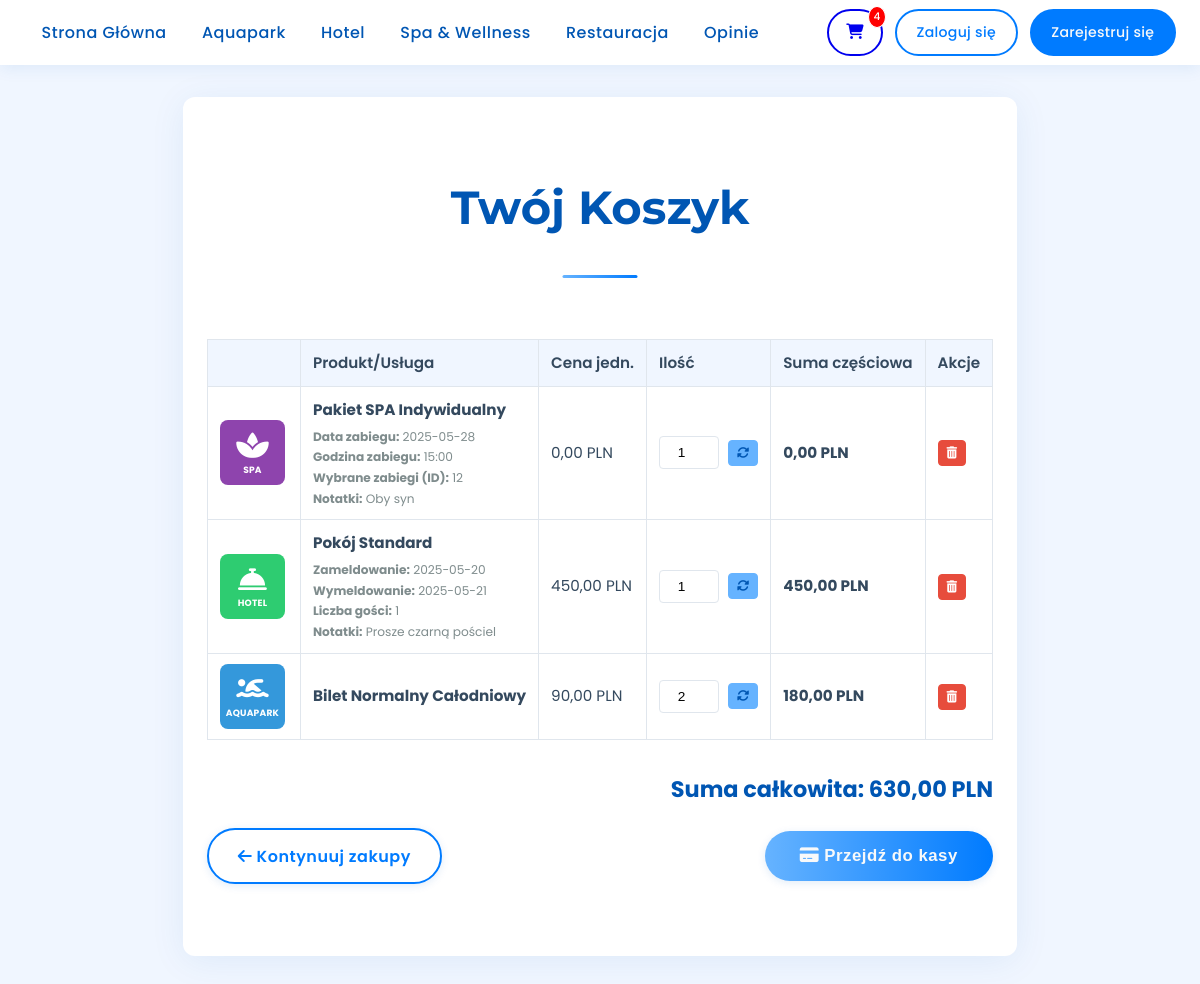
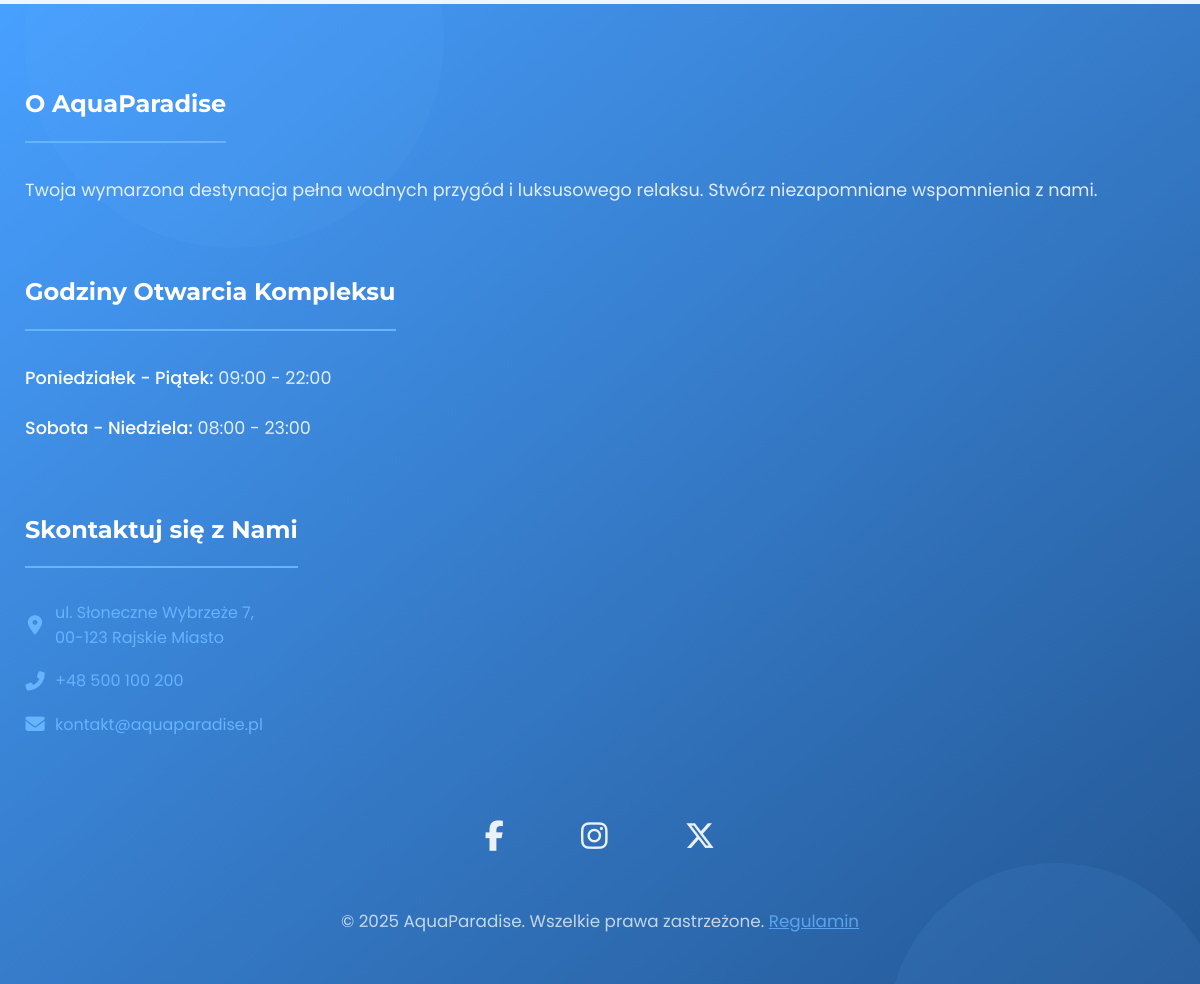
Page /cart_view.php on the committed database (2 pictures, top to bottom).
### tables this page shows
CREATE TABLE `cartitems` (
  `cart_item_id` int(11) NOT NULL,
  `cart_id` int(11) NOT NULL,
  `product_id` int(11) NOT NULL,
  `quantity` int(11) NOT NULL DEFAULT 1,
  `price_at_addition` decimal(10,2) NOT NULL,
  `item_details` text DEFAULT NULL,
  `added_at` timestamp NOT NULL DEFAULT current_timestamp()
);

CREATE TABLE `products` (
  `product_id` int(11) NOT NULL,
  `category_id` int(11) NOT NULL,
  `name` varchar(255) NOT NULL,
  `description` text DEFAULT NULL,
  `price` decimal(10,2) NOT NULL,
  `image_url` varchar(255) DEFAULT NULL,
  `availability_details` text DEFAULT NULL,
  `is_active` tinyint(1) DEFAULT 1
);

### src/functions.php (called while the page is built, shortened)
<?php
if (!function_exists('get_current_cart_id')) {
    function get_current_cart_id(PDO $pdo): ?int {
        $cart_id_to_return = null;
        if (isset($_SESSION['user_id'])) {
            $session_cart_var = 'user_cart_id_' . $_SESSION['user_id'];
            if (isset($_SESSION[$session_cart_var])) {
                try {
                    $stmt_verify = $pdo->prepare("SELECT cart_id FROM Carts WHERE cart_id = :cart_id AND user_id = :user_id");
                    $stmt_verify->execute([':cart_id' => $_SESSION[$session_cart_var], ':user_id' => $_SESSION['user_id']]);
                    if ($stmt_verify->fetch()) {
                        $cart_id_to_return = (int)$_SESSION[$session_cart_var];
                    } else { unset($_SESSION[$session_cart_var]); }
                } catch (PDOException $e) { error_log("Błąd weryfikacji user_cart_id w get_current_cart_id: " . $e->getMessage()); unset($_SESSION[$session_cart_var]); }
            }
            if ($cart_id_to_return === null) {
                try {
                    $stmt_find = $pdo->prepare("SELECT cart_id FROM Carts WHERE user_id = :user_id");
                    $stmt_find->execute([':user_id' => $_SESSION['user_id']]);
                    $cart = $stmt_find->fetch();
                    if ($cart) { $cart_id_to_return = (int)$cart['cart_id'];
                    } else {
                        $stmt_create = $pdo->prepare("INSERT INTO Carts (user_id, created_at, updated_at) VALUES (:user_id, NOW(), NOW())");
                        $stmt_create->execute([':user_id' => $_SESSION['user_id']]);
                        $cart_id_to_return = (int)$pdo->lastInsertId();
                    }
                    $_SESSION[$session_cart_var] = $cart_id_to_return;
                } catch (PDOException $e) { error_log("Błąd znajdowania/tworzenia koszyka dla użytkownika w get_current_cart_id: " . $e->getMessage()); return null; }
            }
        } else {
            $php_session_id = session_id();
            if ($cart_id_to_return === null) {
                try {
                    $stmt_find_guest_db = $pdo->prepare("SELECT cart_id FROM Carts WHERE session_id = :session_id AND user_id IS NULL");
                    $stmt_find_guest_db->execute([':session_id' => $php_session_id]);
                    $cart_db = $stmt_find_guest_db->fetch();
                    if ($cart_db) { $cart_id_to_return = (int)$cart_db['cart_id'];
                    } else {
                        $stmt_create_guest = $pdo->prepare("INSERT INTO Carts (session_id, created_at, updated_at) VALUES (:session_id, NOW(), NOW())");
                        $stmt_create_guest->execute([':session_id' => $php_session_id]);
                        $cart_id_to_return = (int)$pdo->lastInsertId();
                    }
                } catch (PDOException $e) { error_log("Błąd znajdowania/tworzenia koszyka dla gościa w get_current_cart_id: " . $e->getMessage()); return null; }
            }
        }
        return $cart_id_to_return;
    }
}
?>

### cart_view.php (the view, shortened to what this page needs)
<?php
require_once __DIR__ . '/config/init.php';
$cart_items_display = [];
$grand_total_display = 0;
$current_cart_id_view = null;
if (!isset($pdo)) {
    if (session_status() == PHP_SESSION_NONE) session_start();
    $_SESSION['flash_message'] = ['type' => 'error', 'text' => 'Krytyczny błąd konfiguracji serwera.'];
    error_log("cart_view.php: Krytyczny błąd - obiekt PDO nie jest dostępny po dołączeniu init.php.");
} else {
    $current_cart_id_view = get_current_cart_id($pdo);
}
if ($current_cart_id_view && isset($pdo)) {
    try {
        $stmt_items = $pdo->prepare(
            "SELECT ci.cart_item_id, ci.quantity, ci.price_at_addition, ci.item_details,
                    p.product_id, p.name as product_name, p.image_url,
                    cat.name as category_name, cat.category_id
             FROM CartItems ci
             JOIN Products p ON ci.product_id = p.product_id
             LEFT JOIN Categories cat ON p.category_id = cat.category_id
             WHERE ci.cart_id = :cart_id
             ORDER BY ci.added_at DESC"
        );
        $stmt_items->bindParam(':cart_id', $current_cart_id_view, PDO::PARAM_INT);
        $stmt_items->execute();
        $fetched_items_view = $stmt_items->fetchAll(PDO::FETCH_ASSOC);
        foreach ($fetched_items_view as $item) {
            $item_total = $item['quantity'] * $item['price_at_addition'];
            $item_details_parsed = $item['item_details'] ? json_decode($item['item_details'], true) : [];
            $logo_wrapper_class = 'cart-item-logo-css-wrapper';
            $logo_bg_color_class = 'default-logo-bg';
            $logo_icon_html = '<i class="fas fa-tag"></i>';
            $logo_text = 'Produkt';
            $product_name_lower = strtolower($item['product_name'] ?? '');
            $category_name_from_db = $item['category_name'] ?? '';
            $reservation_type = $item_details_parsed['reservation_type'] ?? null;
            if ($reservation_type === 'restaurant_table') {
                $logo_bg_color_class = 'restaurant-logo-bg';
                $logo_icon_html = '<i class="fas fa-utensils"></i>';
                $logo_text = 'RESTAURACJA';
            } elseif ($reservation_type === 'spa_booking') {
                $logo_bg_color_class = 'spa-logo-bg';
                $logo_icon_html = '<i class="fas fa-spa"></i>';
                $logo_text = 'SPA';
            } elseif ($reservation_type === 'hotel_room') {
                $logo_bg_color_class = 'hotel-logo-bg';
                $logo_icon_html = '<i class="fas fa-concierge-bell"></i>';
                $logo_text = 'HOTEL';
            } else {
                if (stripos($category_name_from_db, 'Restauracja') !== false || stripos($product_name_lower, 'restauracj') !== false) {
                    $logo_bg_color_class = 'restaurant-logo-bg';
                    $logo_icon_html = '<i class="fas fa-utensils"></i>';
                    $logo_text = 'RESTAURACJA';
                } elseif (stripos($category_name_from_db, 'SPA') !== false || stripos($product_name_lower, 'spa') !== false) {
                    $logo_bg_color_class = 'spa-logo-bg';
                    $logo_icon_html = '<i class="fas fa-spa"></i>';
                    $logo_text = 'SPA';
                } elseif (stripos($category_name_from_db, 'Hotel') !== false || stripos($product_name_lower, 'hotel') !== false || stripos($product_name_lower, 'apartament') !== false) {
                    $logo_bg_color_class = 'hotel-logo-bg';
                    $logo_icon_html = '<i class="fas fa-concierge-bell"></i>';
                    $logo_text = 'HOTEL';
                } elseif (stripos($category_name_from_db, 'Aquapark') !== false || stripos($product_name_lower, 'aquapark') !== false || stripos($product_name_lower, 'bilet') !== false) {
                    $logo_bg_color_class = 'aquapark-logo-bg';
                    $logo_icon_html = '<i class="fas fa-swimmer"></i>';
                    $logo_text = 'AQUAPARK';
                }
            }
            $cart_items_display[] = [
                'cart_item_id' => $item['cart_item_id'],
                'product_id' => $item['product_id'],
                'product_name' => $item['product_name'],
                'category_name' => $category_name_from_db,
                'logo_wrapper_class' => $logo_wrapper_class,
                'logo_bg_color_class' => $logo_bg_color_class,
                'logo_icon_html' => $logo_icon_html,
                'logo_text' => $logo_text,
                'quantity' => $item['quantity'],
                'price_at_addition' => $item['price_at_addition'],
                'item_details_parsed' => $item_details_parsed,
                'total_price' => $item_total,
                'reservation_type' => $reservation_type
            ];
            $grand_total_display += $item_total;
        }
    } catch (PDOException $e) {
        error_log("Błąd pobierania przedmiotów koszyka w cart_view.php: " . $e->getMessage());
        if (session_status() == PHP_SESSION_NONE) session_start();
        $_SESSION['flash_message'] = ['type' => 'error', 'text' => 'Wystąpił błąd podczas ładowania zawartości koszyka.'];
    }
}
include BASE_PATH . '/includes/header.php';
?>
<?php include BASE_PATH . '/includes/navigation.php'; ?>
<div class="page-wrapper" style="text-align: left; max-width: 1200px; margin: 2em auto;">
    <section class="section-title-container">
        <h2>Twój Koszyk</h2>
    </section>
    <?php if (empty($cart_items_display)): ?>
        <div class="empty-cart-message">
            <p><i class="fas fa-shopping-cart"></i></p>
            <p>Twój koszyk jest pusty.</p>
            <p><a href="<?php echo htmlspecialchars(BASE_URL, ENT_QUOTES, 'UTF-8'); ?>index.php" class="cta-button" style="margin-top:15px;">Wróć do sklepu</a></p>
        </div>
    <?php else: ?>
        <table class="cart-table">
             <thead>
                <tr>
                    <th class="logo-cell-header" style="width: 80px;"></th>
                    <th>Produkt/Usługa</th>
                    <th>Cena jedn.</th>
                    <th>Ilość</th>
                    <th>Suma częściowa</th>
                    <th>Akcje</th>
                </tr>
            </thead>
            <tbody>
                <?php foreach ($cart_items_display as $item): ?>
                    <tr>
                        <td class="logo-cell">
                            <div class="<?php echo htmlspecialchars($item['logo_wrapper_class']); ?> <?php echo htmlspecialchars($item['logo_bg_color_class']); ?>">
                                <div class="logo-icon"><?php echo $item['logo_icon_html']; ?></div>
                                <div class="logo-text"><?php echo htmlspecialchars($item['logo_text'], ENT_QUOTES, 'UTF-8'); ?></div>
                            </div>
                        </td>
                        <td>
                            <strong><?php echo htmlspecialchars($item['product_name'], ENT_QUOTES, 'UTF-8'); ?></strong>
                            <?php if (!empty($item['item_details_parsed'])): ?>
                            <ul class="item-details-list">
                                <?php
                                $details_to_show = [];
                                if ($item['reservation_type'] === 'restaurant_table') {
                                    if (isset($item['item_details_parsed']['reservation_date'])) $details_to_show['Data'] = $item['item_details_parsed']['reservation_date'];
                                    if (isset($item['item_details_parsed']['reservation_time'])) $details_to_show['Godzina'] = $item['item_details_parsed']['reservation_time'];
                                    if (isset($item_details_parsed['num_guests'])) $details_to_show['Liczba osób'] = $item['item_details_parsed']['num_guests'];
                                    if (!empty($item['item_details_parsed']['notes'])) $details_to_show['Notatki'] = $item['item_details_parsed']['notes'];
                                } elseif ($item['reservation_type'] === 'hotel_room') {
                                    if (isset($item['item_details_parsed']['check_in_date'])) $details_to_show['Zameldowanie'] = $item['item_details_parsed']['check_in_date'];
                                    if (isset($item['item_details_parsed']['check_out_date'])) $details_to_show['Wymeldowanie'] = $item['item_details_parsed']['check_out_date'];
                                    if (isset($item['item_details_parsed']['num_guests'])) $details_to_show['Liczba gości'] = $item['item_details_parsed']['num_guests'];
                                    if (!empty($item['item_details_parsed']['notes'])) $details_to_show['Notatki'] = $item['item_details_parsed']['notes'];
                                } elseif ($item['reservation_type'] === 'spa_booking') {
                                    if (isset($item['item_details_parsed']['treatment_date'])) $details_to_show['Data zabiegu'] = $item['item_details_parsed']['treatment_date'];
                                    if (isset($item['item_details_parsed']['treatment_time'])) $details_to_show['Godzina zabiegu'] = $item['item_details_parsed']['treatment_time'];
                                    if (isset($item['item_details_parsed']['selected_treatments_ids_string'])) $details_to_show['Wybrane zabiegi (ID)'] = $item['item_details_parsed']['selected_treatments_ids_string'];
                                    if (!empty($item['item_details_parsed']['notes'])) $details_to_show['Notatki'] = $item['item_details_parsed']['notes'];
                                }
                                ?>
                                <?php foreach ($details_to_show as $label => $value): ?>
                                <li><strong><?php echo htmlspecialchars($label, ENT_QUOTES, 'UTF-8'); ?>:</strong> <?php echo htmlspecialchars((is_array($value) ? json_encode($value) : $value), ENT_QUOTES, 'UTF-8'); ?></li>
                                <?php endforeach; ?>
                            </ul>
                            <?php endif; ?>
                        </td>
                        <td><?php echo number_format($item['price_at_addition'], 2, ',', ' '); ?> PLN</td>
                        <td>
                            <form action="<?php echo htmlspecialchars(BASE_URL, ENT_QUOTES, 'UTF-8'); ?>cart_actions.php" method="POST" style="display: flex; align-items: center; gap: 5px;">
                                <input type="number" name="quantity" value="<?php echo $item['quantity']; ?>" min="0" style="width: 60px;" class="cart-quantity-input">
                                <button type="submit" class="action-btn update-btn" title="Aktualizuj ilość"><i class="fas fa-sync-alt"></i></button>
                            </form>
                        </td>
                        <td><strong><?php echo number_format($item['total_price'], 2, ',', ' '); ?> PLN</strong></td>
                        <td>
                            <form action="<?php echo htmlspecialchars(BASE_URL, ENT_QUOTES, 'UTF-8'); ?>cart_actions.php" method="POST">
                                <button type="submit" class="action-btn remove-btn" title="Usuń z koszyka" onclick="return confirm('Czy na pewno chcesz usunąć ten przedmiot z koszyka?');"><i class="fas fa-trash-alt"></i></button>
                            </form>
                        </td>
                    </tr>
                <?php endforeach; ?>
            </tbody>
        </table>
        <div class="cart-summary"><h3>Suma całkowita: <?php echo number_format($grand_total_display, 2, ',', ' '); ?> PLN</h3></div>
        <div class="cart-actions">
            <a href="<?php echo htmlspecialchars(BASE_URL, ENT_QUOTES, 'UTF-8'); ?>index.php" class="cta-button secondary-cta"><i class="fas fa-arrow-left"></i> Kontynuuj zakupy</a>
            <button type="button" id="openPaymentModalBtn" class="cta-button"><i class="fas fa-credit-card"></i> Przejdź do kasy</button>
        </div>
    <?php endif; ?>
</div>
<?php include BASE_PATH . '/includes/footer.php'; ?>

### rows in the picture
cartitems: logo_text "SPA", product.name "Pakiet SPA Indywidualny", label "Data zabiegu", value "2025-05-28", label "Godzina zabiegu", value "15:00", label "Wybrane zabiegi (ID)", value "12", label "Notatki", value "Oby syn", price_at_addition "0,00", quantity "1", total_price "0,00"
cartitems: logo_text "HOTEL", product.name "Pokój Standard", label "Zameldowanie", value "2025-05-20", label "Wymeldowanie", value "2025-05-21", label "Liczba gości", value "1", label "Notatki", value "Prosze czarną pościel", price_at_addition "450,00", quantity "1", total_price "450,00"
cartitems: logo_text "AQUAPARK", product.name "Bilet Normalny Całodniowy", price_at_addition "90,00", quantity "2", total_price "180,00"

### other values in the picture
$cart_item_count "4"
$grand_total_display "630,00"
$contact_phone "+48 500 100 200"
$contact_email "kontakt@aquaparadise.pl"
